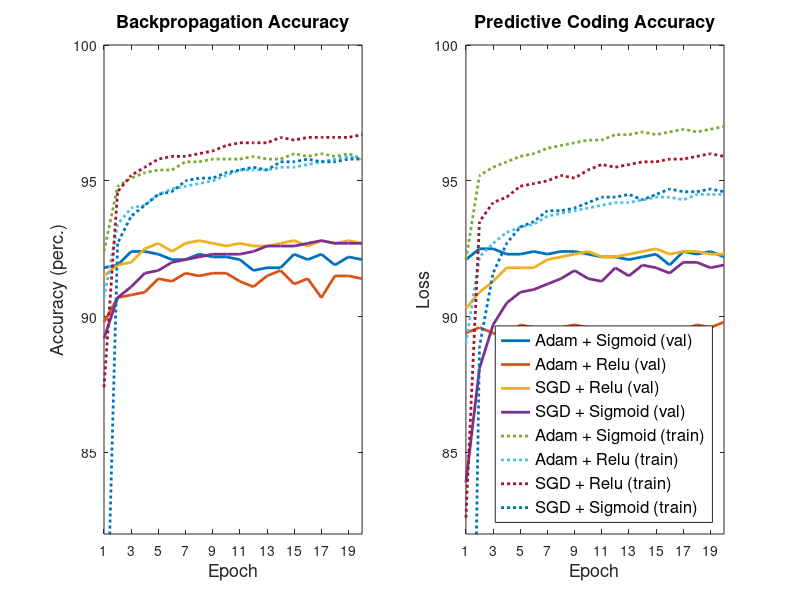

The MATLAB script that drew this image: (Note: this script raises an error after producing the figure.)
graph_title_text = "Varying Optimizer";

% exp _1
backprop_train_acc_1 = [0.924, 0.948, 0.951, 0.953, 0.954, 0.954, 0.957, 0.957, 0.958, 0.958, 0.958, 0.959, 0.958, 0.958, 0.96, 0.959, 0.96, 0.959, 0.96, 0.958]
backprop_val_acc_1   = [0.918, 0.919, 0.924, 0.924, 0.923, 0.921, 0.921, 0.923, 0.922, 0.922, 0.921, 0.917, 0.918, 0.918, 0.923, 0.921, 0.923, 0.919, 0.922, 0.921]
pc_train_acc_1       = [0.921, 0.952, 0.955, 0.957, 0.959, 0.96, 0.962, 0.963, 0.964, 0.965, 0.965, 0.967, 0.967, 0.968, 0.967, 0.968, 0.969, 0.968, 0.969, 0.97]
pc_val_acc_1         = [0.921, 0.925, 0.925, 0.923, 0.923, 0.924, 0.923, 0.924, 0.924, 0.923, 0.922, 0.922, 0.921, 0.922, 0.923, 0.919, 0.924, 0.923, 0.924, 0.922]

% exp _2
backprop_train_acc_2 = [0.907, 0.934, 0.94, 0.941, 0.945, 0.947, 0.948, 0.949, 0.95, 0.952, 0.954, 0.954, 0.954, 0.955, 0.955, 0.956, 0.957, 0.958, 0.959, 0.958]
backprop_val_acc_2   = [0.898, 0.907, 0.908, 0.909, 0.914, 0.913, 0.916, 0.915, 0.916, 0.916, 0.913, 0.911, 0.915, 0.917, 0.912, 0.914, 0.907, 0.915, 0.915, 0.914]
pc_train_acc_2       = [0.89, 0.922, 0.927, 0.931, 0.933, 0.934, 0.937, 0.938, 0.939, 0.94, 0.941, 0.942, 0.942, 0.943, 0.944, 0.944, 0.943, 0.945, 0.945, 0.945]
pc_val_acc_2         = [0.894, 0.896, 0.894, 0.892, 0.897, 0.896, 0.896, 0.896, 0.897, 0.896, 0.892, 0.896, 0.893, 0.893, 0.895, 0.895, 0.895, 0.897, 0.896, 0.898]

% exp _3
backprop_train_acc_3 = [0.874, 0.946, 0.952, 0.955, 0.958, 0.959, 0.959, 0.96, 0.961, 0.963, 0.964, 0.964, 0.964, 0.966, 0.965, 0.966, 0.966, 0.966, 0.966, 0.967]
backprop_val_acc_3   = [0.915, 0.919, 0.92, 0.925, 0.927, 0.924, 0.927, 0.928, 0.927, 0.926, 0.927, 0.926, 0.926, 0.927, 0.928, 0.926, 0.928, 0.927, 0.928, 0.927]
pc_train_acc_3       = [0.826, 0.935, 0.942, 0.944, 0.948, 0.949, 0.95, 0.952, 0.951, 0.954, 0.956, 0.955, 0.956, 0.957, 0.957, 0.958, 0.958, 0.959, 0.96, 0.959]
pc_val_acc_3         = [0.903, 0.909, 0.913, 0.918, 0.918, 0.918, 0.921, 0.922, 0.923, 0.924, 0.922, 0.922, 0.923, 0.924, 0.925, 0.923, 0.924, 0.924, 0.923, 0.923]

% exp _4
backprop_train_acc_4 = [0.742, 0.927, 0.937, 0.941, 0.945, 0.946, 0.95, 0.951, 0.951, 0.953, 0.954, 0.955, 0.954, 0.957, 0.957, 0.958, 0.957, 0.957, 0.958, 0.958]
backprop_val_acc_4   = [0.892, 0.907, 0.911, 0.916, 0.917, 0.92, 0.921, 0.922, 0.923, 0.923, 0.923, 0.924, 0.926, 0.926, 0.926, 0.927, 0.928, 0.927, 0.927, 0.927]
pc_train_acc_4       = [0.582, 0.889, 0.916, 0.927, 0.933, 0.935, 0.939, 0.939, 0.94, 0.942, 0.944, 0.944, 0.945, 0.943, 0.945, 0.947, 0.946, 0.946, 0.947, 0.946]
pc_val_acc_4         = [0.839, 0.881, 0.897, 0.905, 0.909, 0.91, 0.912, 0.914, 0.917, 0.914, 0.913, 0.918, 0.915, 0.919, 0.918, 0.916, 0.92, 0.92, 0.918, 0.919]


subplot(1,2,1);

% Backpropagation 
% Val accuracy
plot(backprop_val_acc_1*100, 'LineWidth',2)
hold on

plot(backprop_val_acc_2*100, 'LineWidth',2)
hold on

plot(backprop_val_acc_3*100, 'LineWidth',2);
hold on

plot(backprop_val_acc_4*100, 'LineWidth',2);
hold on


% Train accuracy
plot(backprop_train_acc_1*100, ':','LineWidth',2);
hold on

plot(backprop_train_acc_2*100, ':','LineWidth',2);
hold on

plot(backprop_train_acc_3*100, ':','LineWidth',2);
hold on

plot(backprop_train_acc_4*100, ':','LineWidth',2);
hold off


title('Backpropagation Accuracy', 'FontSize', 13)
xlabel('Epoch', 'FontSize', 13) 
ylabel('Accuracy (perc.)', 'FontSize', 13)

% Set plot 1 ranges
set(gca,'XTick',1:2:20);
axis([1 20 82 100])


subplot(1,2,2);

% PC 
% Valid accuracy
plot(pc_val_acc_1*100,'LineWidth',2);
hold on

plot(pc_val_acc_2*100,'LineWidth',2);
hold on

plot(pc_val_acc_3*100,'LineWidth',2);
hold on

plot(pc_val_acc_4*100,'LineWidth',2);
hold on


% Train accuracy
plot(pc_train_acc_1*100, ':','LineWidth',2);
hold on

plot(pc_train_acc_2*100, ':','LineWidth',2);
hold on

plot(pc_train_acc_3*100, ':','LineWidth',2);
hold on

plot(pc_train_acc_4*100, ':','LineWidth',2);
hold off


legend('Adam + Sigmoid (val)', 'Adam + Relu (val)','SGD + Relu (val)','SGD + Sigmoid (val)', 'Adam + Sigmoid (train)', 'Adam + Relu (train)','SGD + Relu (train)','SGD + Sigmoid (train)', 'FontSize', 12, 'Location','southeast')

title('Predictive Coding Accuracy', 'FontSize', 13)
xlabel('Epoch', 'FontSize', 13) 
ylabel('Loss', 'FontSize', 13) 

% Set plot 2 ranges
set(gca,'XTick',1:2:20);
axis([1 20 82 100])


% No scientific notation
% h =  plot(Valid_loss_feat, ':','LineWidth',2);
% ax = ancestor(h, 'axes');
% ax.XAxis.Exponent = 0;
xtickformat('%.0f'); 

% Padronize window size
x0=100;
y0=50;
width=1200;
height=600;
set(gcf,'position',[x0,y0,width,height])

sgtitle(graph_title_text, 'FontSize', 15) 


